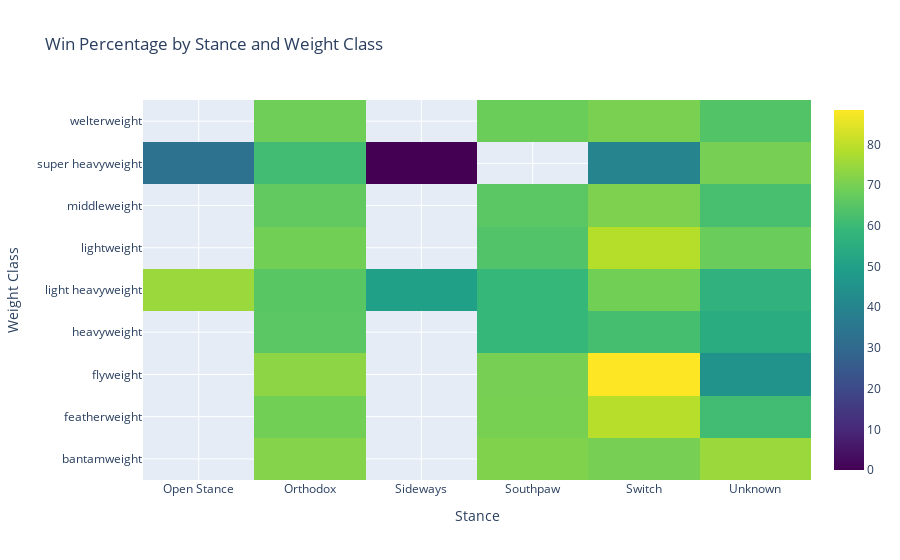

Notebook cell for this chart:
### Markdown cell above
Finally, we'll create a heat map to show win percentage by weight and stance, and see if we can infer anything:

### Code cell
#we'll need to import more fancy graphs with graph_objs
import plotly.graph_objs as go

# create a pivoted df so our stances become our columns:
pivoted_df = weight_grouped_df.pivot(index='weight_class', columns='Stance', values='Win Percentage')

# create a heatmap!
heat = go.Figure(data=go.Heatmap(z=pivoted_df.values, x=pivoted_df.columns, y=pivoted_df.index, colorscale='Viridis'))
heat.update_layout(title='Win Percentage by Stance and Weight Class', xaxis_title='Stance', yaxis_title='Weight Class')

heat.show()

### Figure 1 — Plotly figure (JSON) as saved in the notebook; plotly's stock layout.template omitted (floating-point values rounded to 4 significant figures)
{"data": [{"colorscale": [[0, "#440154"], [0.1111, "#482878"], [0.2222, "#3e4989"], [0.3333, "#31688e"], [0.4444, "#26828e"], [0.5556, "#1f9e89"], [0.6667, "#35b779"], [0.7778, "#6ece58"], [0.8889, "#b5de2b"], [1, "#fde725"]], "type": "heatmap", "x": ["Open Stance", "Orthodox", "Sideways", "Southpaw", "Switch", "Unknown"], "y": ["bantamweight", "featherweight", "flyweight", "heavyweight", "light heavyweight", "lightweight", "middleweight", "super heavyweight", "welterweight"], "z": [[null, 71.9, null, 71.25, 70, 75], [null, 69.17, null, 70.18, 78.79, 61.17], [null, 73.14, null, 70, 88.46, 45.45], [null, 65.36, null, 58.97, 61.82, 54.55], [75, 65.17, 50, 59.05, 69.41, 56.77], [null, 69.21, null, 63.98, 78.57, 68.04], [null, 66.5, null, 65.37, 70.93, 62.18], [33.33, 61.14, 0, null, 40, 70], [null, 68.9, null, 68.36, 70.31, 64.15]]}], "layout": {"title": {"text": "Win Percentage by Stance and Weight Class"}, "xaxis": {"title": {"text": "Stance"}}, "yaxis": {"title": {"text": "Weight Class"}}}}
